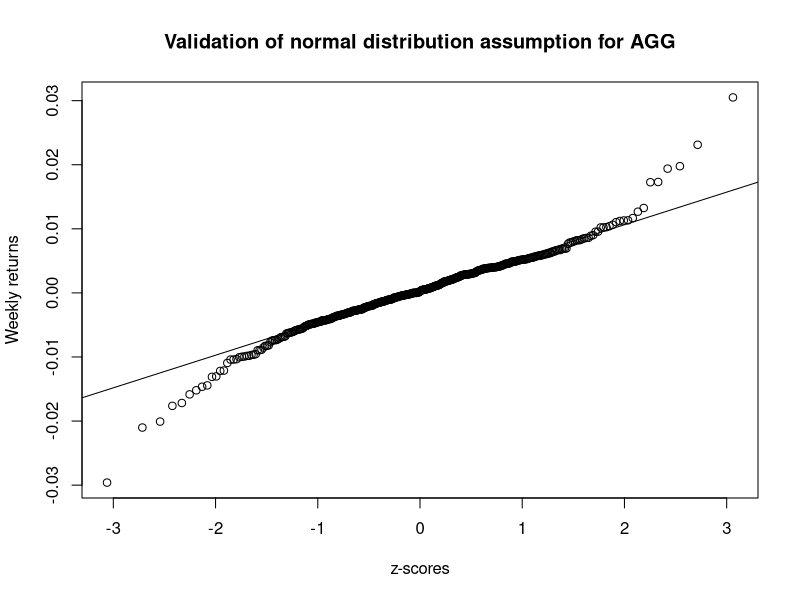

Here is the R script that generated this plot: (Note: this script raises an error after producing the figure.)
################################
## Set the working directory

## In RStudio use conveniently the menu "Session->Set Working 
## Directory->To Source File Location" 
## In R use only "/" for separating in paths (i.e. no backslash)
setwd("D:/OneDrive/Dokumenter/DTU/Statistik/finans_project")


################################
## Import the data

## Read the finans1_data.csv file containing the data
wr <- read.table("finans1_data.csv", header=TRUE, sep=",", as.is=TRUE)


#############################
## Overview of the data

## Dimension of HE (number of rows and columns)
dim(wr)
## Column names
names(wr)
## The first rows
head(wr)
## The last rows
tail(wr)
## Default summary
summary(wr)
## Another summary function also including the data type
str(wr)



############################
## Descriptive analysis of selected variables
## b)
sum(!is.na(wr$AGG))
mean(wr$AGG)
sd(wr$AGG)
## ...

## Alternatively, to run a "function" on the selected columns you
## can use the "apply"-command or wrap it in a for-loop. 
## For futher info see ?apply.


###########################
## d)
## Determination of the correlation between ETFs 
## and determination of portfolio
cov(wr[ ,c("AGG","VAW","IWN","SPY","EWG","EWW")])


###########################
## Model validation
## f)
## Validation of a model for AGG
qqnorm(wr$AGG, main='Validation of normal distribution assumption for AGG',
       xlab='z-scores', ylab='Weekly returns')
qqline(wr$AGG)
## Do the same for the other ETFs


###########################
## Calculations of the 95% confidence intervals
## g)
## t-quantile for the confidence interval for the mean of AGG, 
## since the degrees of freedom for the mean of AGG are 453 
qt(0.975, 453)

## Determination of the confidence interval for the mean parameter in a
## normally distributed random sample

## The 95% confidence interval for AGG
t.test(wr$AGG, conf.level=0.95)$conf.int
## Do the same for the other ETFs


################################
## 
## Import data finans2_data.csv
etfSum <- read.table("finans2_data.csv",header=TRUE, sep=",")
str(etfSum)

## k)
## Determine the empirical correlation for the selected variables and
## examine the dependencies
cor(etfSum_analyse[,2:7], use="everything", method="pearson")

## First trim the square around the plot. See more on ?par
par(mar=c(3,3,2,1),mgp=c(2,0.7,0))
par(mfrow=c(1,1))
plot(etfSum_analyse$Volatility, etfSum_analyse$CVaR, pch=16, cex=0.7,
     xlab="Volatility [Weekly Pct.]",
     ylab="Conditional Value at Risk [Weekly Pct.]",  cex.lab=0.8,
     main="Relation between Volatility and CVaR", cex.main=0.8)


## For calculations of the correlation between Geo.mean and maxTuW
## k)
cov(etfSum_analyse$Geo.mean, etfSum_analyse$maxTuW)
var(etfSum_analyse$Geo.mean)
var(etfSum_analyse$maxTuW)


#########################
## l)
## A simple linear regression
lm1 <- lm(Geo.mean~EXPLANATORY_VARIABLE, etfSum_analyse)
summary(lm1)
